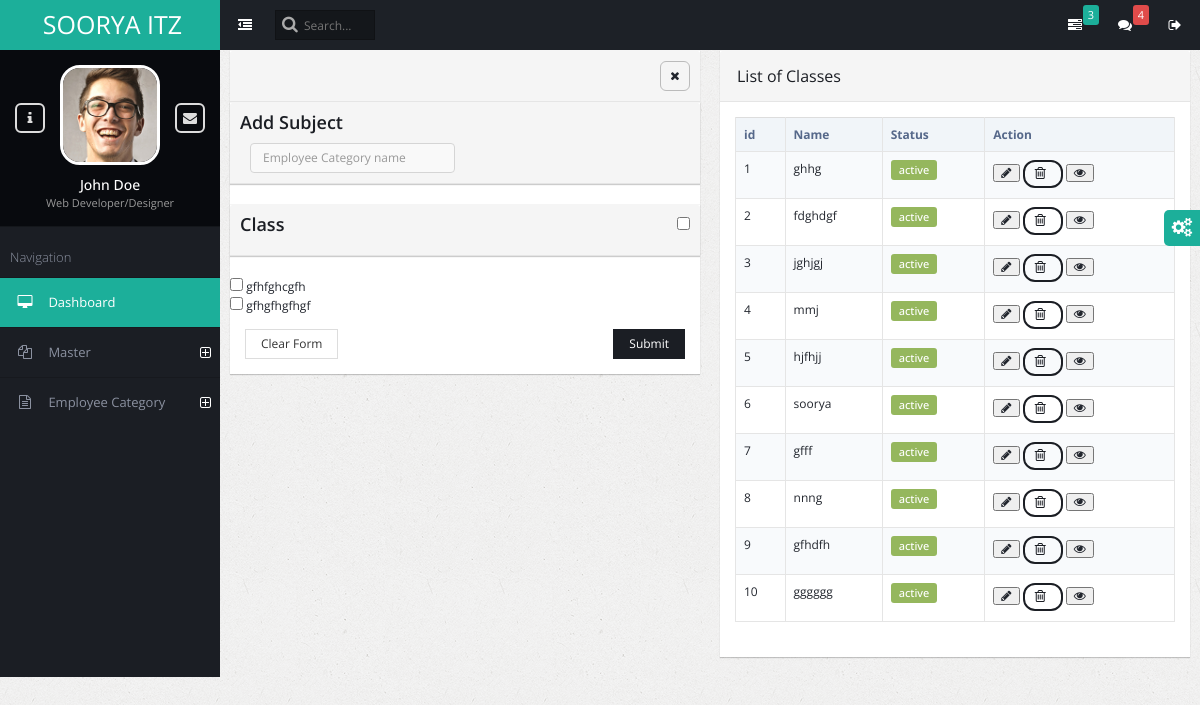
The app's page /subject/, older data.
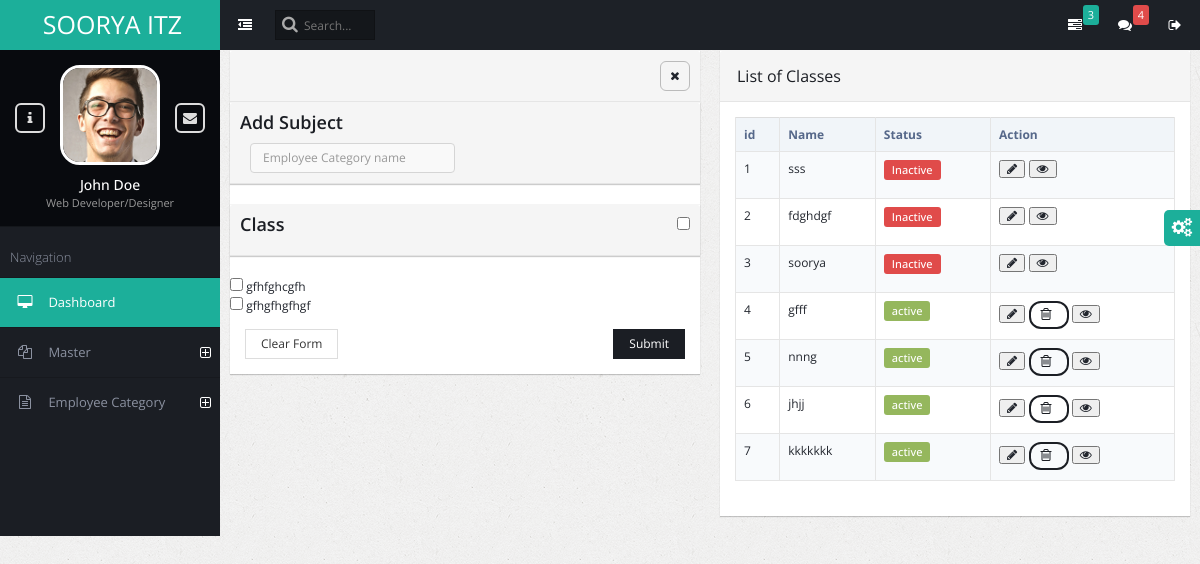
The same page, newer data.
### admin_master/models.py (models this page shows)
class Academicclass(models.Model):
    classname = models.CharField(max_length=260)
    classstatus = models.IntegerField(default=1)

class AcademicSubject(models.Model):
    subjectclass= models.CharField(max_length=260)
    subjectstatus = models.IntegerField(default=1)

### admin_master/views.py (the view, shortened to what this page needs)
# urls.py: path('subject/', views.subject, name='subject'),
def subject(request):
    success_message=None
    error_message = None
    sub=Academicclass.objects.all()
    subjectcls=AcademicSubject.objects.all()
    context = {
        'errormessage': error_message,
        'successmessage': success_message,
        'sub': sub,
        'subjectcls' : subjectcls,
    }
    return render(request,'subject.html',context)

### admin_master/templates/subject.html (shortened to what the changed rows need)
{% extends "base.html" %}
{% block content %}
<div class="page-content-wrap">
    <div class="row">
        <div class="col-md-6">
            <div class="panel panel-default">
                <form method='post'>
                    <div class="panel panel-default">
                        <div class="panel-heading">
                        </div>
                    </div>
                    <div class="panel panel-default">
                        <div class="panel-heading">
                        </div>
                    </div>
                    {% for i in sub %}
                        {% if i.classstatus == 1 %}
                            <div>
                                <input type="checkbox" class="icheck" name="checkboxGroup" value="{{i.id}}"> {{i.classname}}
                            </div>
                        {% endif %}
                    {% endfor %}
                    <div class="panel-body d-flex justify-content-between">
                        <button class="btn btn-default">Clear Form</button>
                        <button class="btn btn-primary pull-right" onclick="validateAndSubmit()" >Submit</button>
                    </div>
                </form>
            </div>
        </div>
        <div class="col-md-6">
            <div class="panel panel-default">
                <div class="panel-body">
                    <table class="table table-striped table-bordered">
                        <thead>
                            <tr><th>id</th>
                                <th>Name</th>
                                <th> Status</th>
                                <th>Action</th>
                            </tr>
                        </thead>
                        <tbody>
                            {% for i in subjectcls %}
                                <tr id ="{{i.id}}">
                                    <td>{{ forloop.counter }}</td>
                                    <td>{{ i.subjectclass }}</td>
                                    <td>
                                        {% if i.subjectstatus == 1 %}
                                        <p class="badge badge-danger"> Inactive
                                        {% else %}
                                        <p class="badge badge-success"> active
                                        {% endif %}
                                    </td>
                                    <td>
                                        <button class="fa fa-pencil" onclick="edit_subrow({{i.id}});" id="spinner{{i.id}}">
                                        </button>
                                        {% if  not i.subjectstatus == 1 %}
                                        <button class="btn btn-primary btn-rounded" >
                                            <span  id= "spinner{{i.id}}" class="fa fa-trash-o" onClick="delete_sub({{i.id}})" >  </button>
                                                {% endif %}
                                        <button class="fa fa-eye" onclick="view_sub({{i.id}});" >  </button>
                                    </td>
                                </tr>
                            {% endfor %}
                        </tbody>
                    </table>
                </div>
            </div>
        </div>
    </div>
</div>
{% endblock   %}

Row changes from the older to the newer data that the page shows:
removed AcademicSubject: subjectclass "jghjgj", subjectstatus "active"
removed AcademicSubject: subjectclass "mmj", subjectstatus "active"
removed AcademicSubject: subjectclass "hjfhjj", subjectstatus "active"
removed AcademicSubject: subjectclass "gfhdfh", subjectstatus "active"
removed AcademicSubject: subjectclass "gggggg", subjectstatus "active"
changed AcademicSubject: subjectclass "ghhg" → "sss"; subjectstatus "active" → "Inactive"
changed AcademicSubject "fdghdgf": subjectstatus "active" → "Inactive"
changed AcademicSubject "soorya": subjectstatus "active" → "Inactive"
added AcademicSubject: subjectclass "jhjj", subjectstatus "active"
added AcademicSubject: subjectclass "kkkkkkk", subjectstatus "active"
